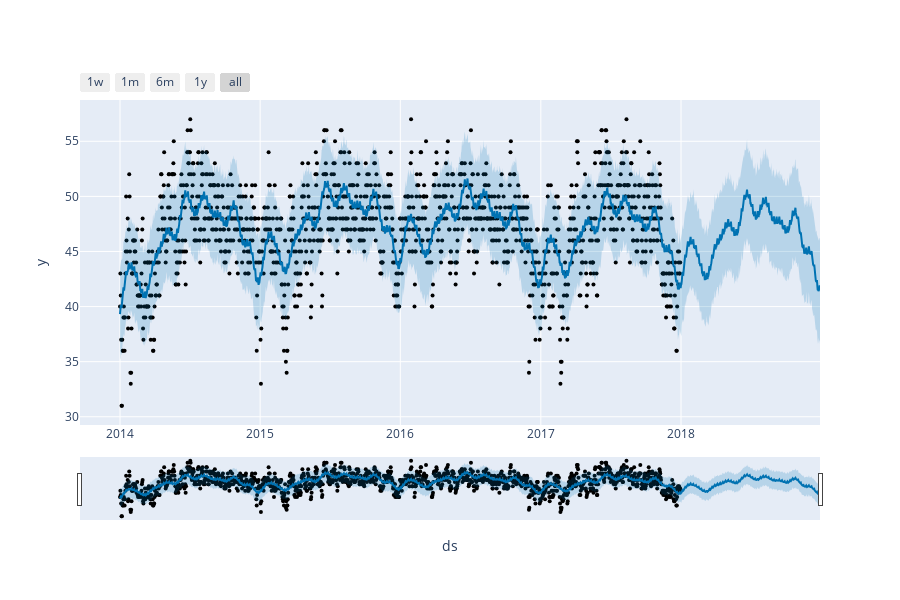

The cell this chart's notebook holds for it:
### Code cell
plot_plotly(m, forecast)

### Figure 1 — Plotly figure (JSON) as saved in the notebook; plotly's stock layout.template omitted (floating-point values rounded to 4 significant figures; data arrays with more than 128 entries replaced by an {"elided": "..."} marker saying what was removed)
{"data": [{"marker": {"color": "black", "size": 4}, "mode": "markers", "name": "Actual", "type": "scatter", "x": {"elided": "1457 str values"}, "y": {"elided": "1457 int values"}}, {"hoverinfo": "skip", "line": {"width": 0}, "mode": "lines", "type": "scatter", "x": {"elided": "1821 str values"}, "y": {"elided": "1821 float values"}}, {"fill": "tonexty", "fillcolor": "rgba(0, 114, 178, 0.2)", "line": {"color": "#0072B2", "width": 2}, "mode": "lines", "name": "Predicted", "type": "scatter", "x": {"elided": "1821 str values"}, "y": {"elided": "1821 float values"}}, {"fill": "tonexty", "fillcolor": "rgba(0, 114, 178, 0.2)", "hoverinfo": "skip", "line": {"width": 0}, "mode": "lines", "type": "scatter", "x": {"elided": "1821 str values"}, "y": {"elided": "1821 float values"}}], "layout": {"height": 600, "showlegend": false, "width": 900, "xaxis": {"rangeselector": {"buttons": [{"count": 7, "label": "1w", "step": "day", "stepmode": "backward"}, {"count": 1, "label": "1m", "step": "month", "stepmode": "backward"}, {"count": 6, "label": "6m", "step": "month", "stepmode": "backward"}, {"count": 1, "label": "1y", "step": "year", "stepmode": "backward"}, {"step": "all"}]}, "rangeslider": {"visible": true}, "title": {"text": "ds"}, "type": "date"}, "yaxis": {"title": {"text": "y"}}}}
